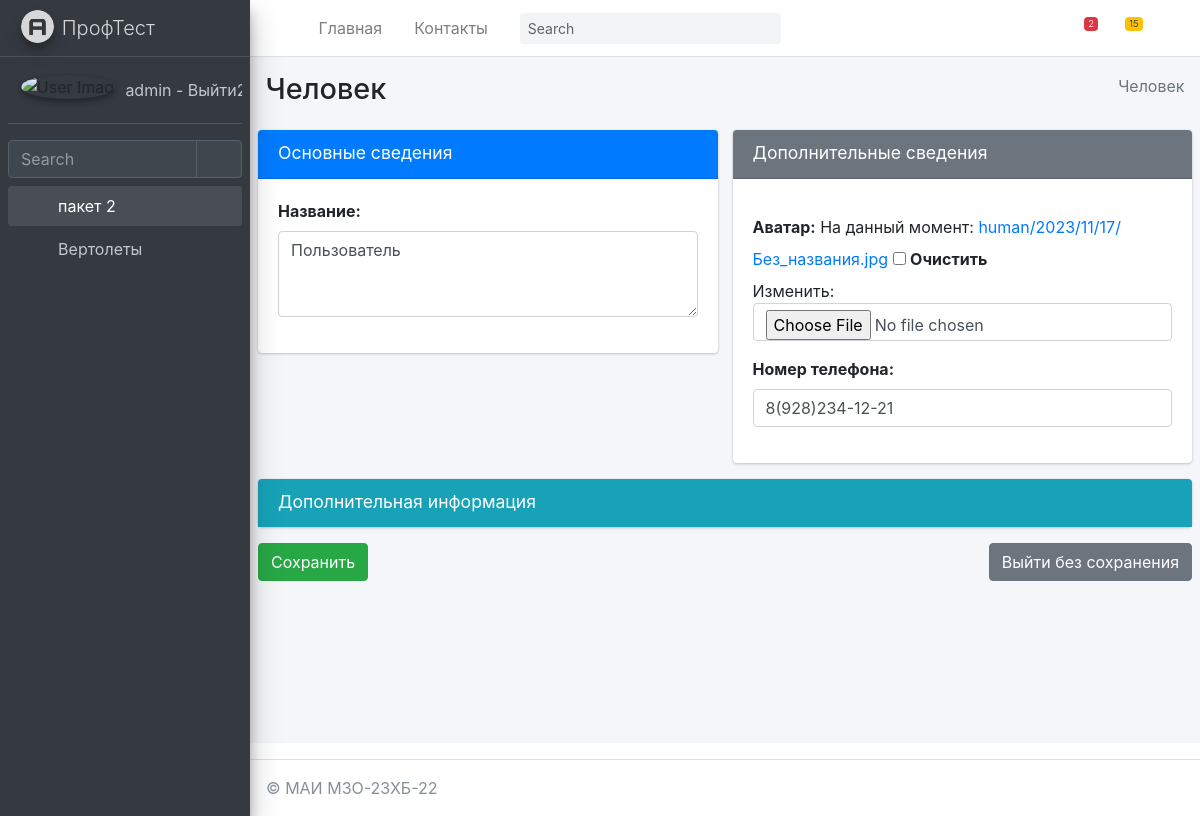
Page /anketa/human/update/2/ (signed in) on the earlier database version.
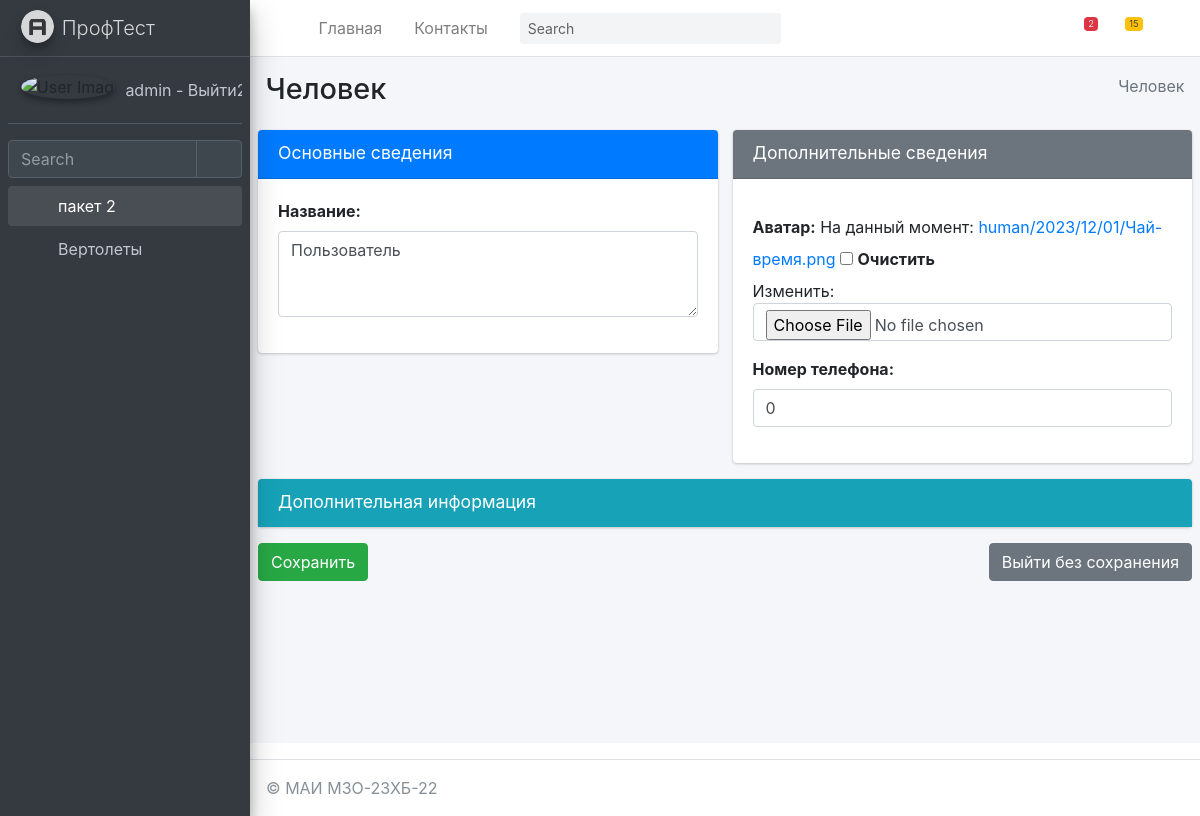
Same page on the later database version.
### mysite/anketa/models.py (models this page shows, shortened)
class Human(models.Model):
    title = models.TextField(max_length=50, verbose_name="Название")
    avatar = models.ImageField(upload_to='human/%Y/%m/%d', blank=True, verbose_name="Аватар")
    phone = models.CharField(max_length=15, verbose_name="Номер телефона")
    class Meta:
        ordering = ["-title"]
        verbose_name = "Человек"
        verbose_name_plural = "Человечки"

### mysite/anketa/views.py (the view)
# urls.py: path('human/update/<int:pk>/', HumanUpdate.as_view(), name='HumanUpdate'),
@method_decorator(login_required(login_url='/login/'), name='dispatch')
class HumanUpdate(UpdateView):
	model = Human
	fields = '__all__'
	success_url = '/anketa/human/'
	template_name_suffix = '_update_form'
	def get_context_data(self, *, object_list=None, **kwargs):
		context = super(HumanUpdate,self).get_context_data(**kwargs)
		context['sometry'] = self.model._meta.verbose_name
		context['slovar'] = {'title'}
		context['secslovar'] = {'avatar','phone'}
		context['hidenslovar'] = {'id'}
		context['dopslovar'] = {'updated_at','erem','edesc','created_at'}
		context['model'] = self.model
		return context

### mysite/anketa/templatetags/anketa_tags.py (called while the page is built)
@register.filter(name='addclassrow')
def addclassrow(field, class_attr):
    rowcol = '3'
    return field.as_widget(attrs={'class': class_attr, 'rows': rowcol })

@register.simple_tag
def my_save():
    return "Сохранить"

@register.simple_tag
def my_notsave():
    return "Выйти без сохранения"

### mysite/anketa/templates/anketa/human_update_form.html (shortened to what this page needs)
{% extends 'anketa/base.html' %}
{% load anketa_tags %}
{% block content %}
    <div class="content-wrapper">
        {% block sidebar %}
            {% include 'anketa/includes/_breadcrumb.html' %}
        {% endblock %}
        <section class="content">
            <form method="post" enctype="multipart/form-data">
                <div class="row">
                    <div class="col-md-6">
                        <div class="card card-primary">
                            <div class="card-header">
                                <h3 class="card-title">Основные сведения</h3>
                                <div class="card-tools">
                                    <button type="button" class="btn btn-tool" data-card-widget="collapse"
                                            title="Collapse">
                                        <i class="fas fa-minus"></i>
                                    </button>
                                </div>
                            </div>
                            <div class="card-body">
                                {% for field in form %}
                                    <div class="form-group">
                                        {% if field.name in slovar %}
                                            {{ field.label_tag }}
                                            {{ field | addclassrow:"form-control " }}
                                        {% endif %}
                                    </div>
                                {% endfor %}
                            </div>
                        </div>
                    </div>
                    <div class="col-md-6">
                        <div class="card card-secondary">
                            <div class="card-header">
                                <h3 class="card-title">Дополнительные сведения</h3>
                                <div class="card-tools">
                                    <button type="button" class="btn btn-tool" data-card-widget="collapse"
                                            title="Collapse">
                                        <i class="fas fa-minus"></i>
                                    </button>
                                </div>
                            </div>
                            <div class="card-body">
                                {% for field in form %}
                                    <div class="form-group">
                                        {% if field.name in secslovar %}
                                            {{ field.label_tag }}
                                            {{ field | addclassrow:"form-control " }}
                                        {% endif %}
                                    </div>
                                {% endfor %}
                            </div>
                        </div>
                    </div>
                </div>
                <div class="row">
                    <div class="col-12">
                        <div class="card card-info collapsed-card">
                            <div class="card-header">
                                <h3 class="card-title">Дополнительная информация</h3>
                                <div class="card-tools">
                                    <button type="button" class="btn btn-tool" data-card-widget="collapse"
                                            title="Collapse">
                                        <i class="fas fa-plus"></i>
                                    </button>
                                </div>
                            </div>
                        </div>
                    </div>
                </div>
                <div class="row">
                    <div class="col-12">
                        <a href="{% url 'anketa:human' %}" class="btn btn-secondary float-right">
                            {% my_notsave %}</a>
                        <input type="submit" value="{% my_save %}" class="btn btn-success ">
                    </div>
                </div>
            </form>
        </section>
    </div>
{% endblock content %}

Differences in the rows shown:
changed Human "Пользователь": phone "8(928)234-12-21" → "0"
Other differences:
text no longer shown: "На данный момент: human/2023/11/17/Без_названия.jpg Очистить Изменить:"
text now shown: "На данный момент: human/2023/12/01/Чай-время.png Очистить Изменить:"
